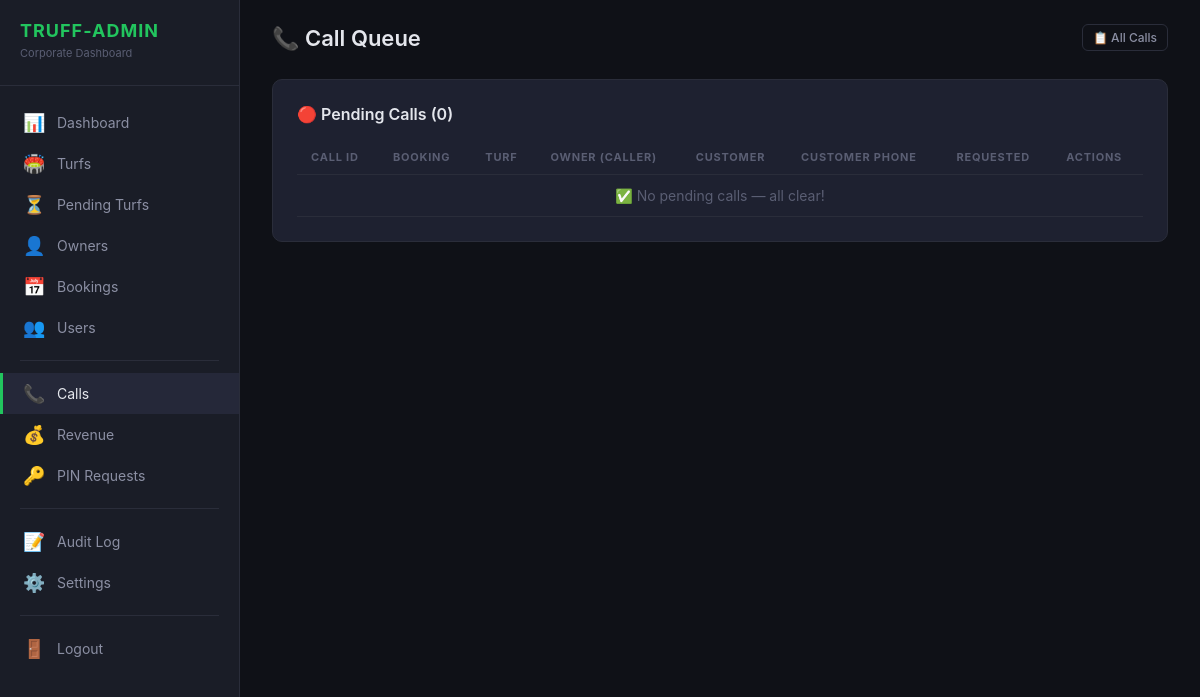
/truff-admin/calls/queue/ (signed in), run on an earlier commit of the app's database.
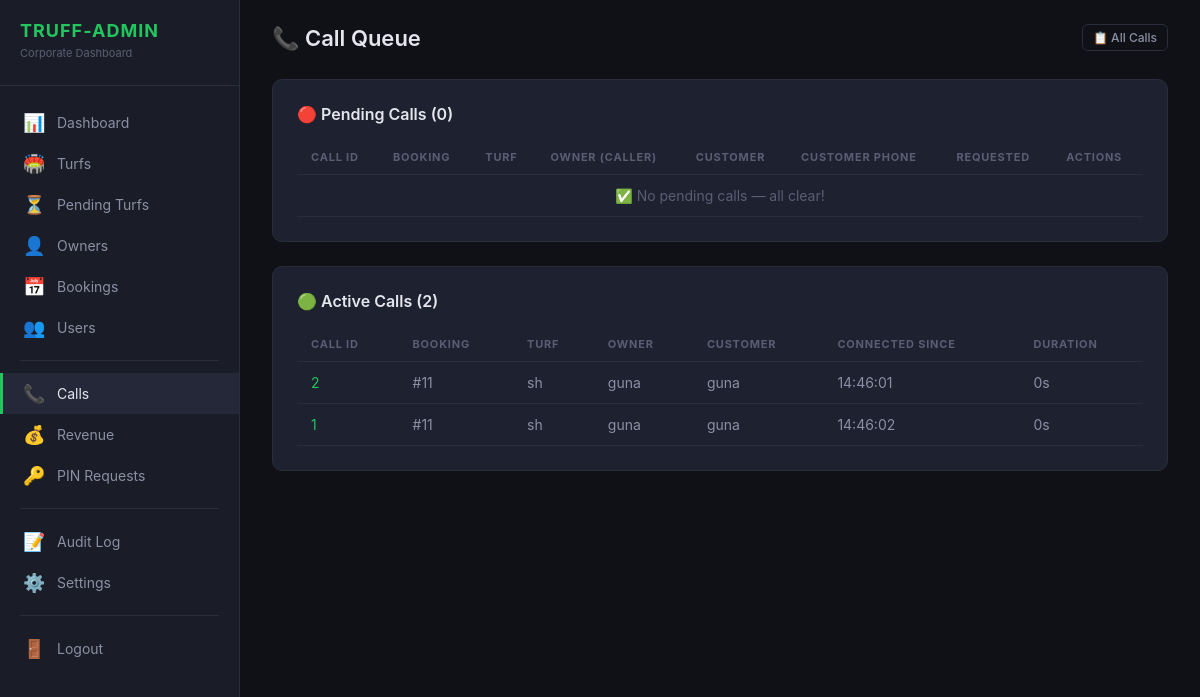
And on a later commit of the database.
### bookings/models.py (models this page shows, shortened)
class CallRecord(models.Model):
    booking = models.ForeignKey(
        Booking,
        on_delete=models.CASCADE,
        related_name='call_records',
    )
    initiated_by = models.ForeignKey(
        settings.AUTH_USER_MODEL,
        on_delete=models.CASCADE,
        related_name='initiated_calls',
        help_text='The turf owner who clicked Call Customer',
    )
    conference_id = models.CharField(
        max_length=100, unique=True, null=True, blank=True,
        help_text='Provider conference ID (Twilio/Exotel/etc.)',
    )
    owner_called = models.BooleanField(default=False)
    customer_called = models.BooleanField(default=False)
    started_at = models.DateTimeField(auto_now_add=True)
    ended_at = models.DateTimeField(null=True, blank=True)
    duration_seconds = models.IntegerField(default=0)
    status = models.CharField(
        max_length=20,
        choices=CallStatus.choices,
        default=CallStatus.INITIATED,
    )
    recording_url = models.URLField(null=True, blank=True)
    admin_notified = models.BooleanField(default=False)
    admin_acknowledged = models.BooleanField(default=False)
    admin_acknowledged_at = models.DateTimeField(null=True, blank=True)
    admin_notes = models.TextField(blank=True, default='')
    class Meta:
        ordering = ['-started_at']
        indexes = [
            models.Index(fields=['booking', '-started_at']),
            models.Index(fields=['initiated_by', '-started_at']),
            models.Index(fields=['status']),
        ]

class Booking(models.Model):
    user = models.ForeignKey(
        settings.AUTH_USER_MODEL,
        on_delete=models.CASCADE,
        related_name='bookings',
    )
    turf = models.ForeignKey(
        'turfs.Turf',
        on_delete=models.CASCADE,
        related_name='bookings',
    )
    preview = models.ForeignKey(
        BookingPreview,
        on_delete=models.SET_NULL,
        null=True, blank=True,
        related_name='booking',
    )
    booking_date = models.DateField()
    start_time = models.TimeField()
    end_time = models.TimeField()
    selected_slots = models.JSONField(null=True, blank=True)
    price_per_hour = models.DecimalField(max_digits=10, decimal_places=2, default=Decimal('0.00'))
    total_price = models.DecimalField(max_digits=10, decimal_places=2, default=Decimal('0.00'))
    discount = models.DecimalField(max_digits=10, decimal_places=2, default=Decimal('0.00'))
    final_price = models.DecimalField(max_digits=10, decimal_places=2, default=Decimal('0.00'))
    gst_amount = models.DecimalField(max_digits=10, decimal_places=2, default=Decimal('0.00'))
    commission = models.DecimalField(max_digits=10, decimal_places=2, default=Decimal('0.00'))
    platform_fee = models.DecimalField(max_digits=10, decimal_places=2, default=Decimal('0.00'))
    gst_on_platform_fee = models.DecimalField(max_digits=10, decimal_places=2, default=Decimal('0.00'))
    owner_payout = models.DecimalField(max_digits=10, decimal_places=2, default=Decimal('0.00'))
    payout_status = models.CharField(
        max_length=20,
        choices=PayoutStatus.choices,
        default=PayoutStatus.PENDING,
    )
    is_redeemed = models.BooleanField(default=False)
    credits_used = models.PositiveIntegerField(default=0)
    idempotency_key = models.UUIDField(unique=True, null=True, blank=True)
    booking_status = models.CharField(
        max_length=20,
        choices=BookingStatus.choices,
        default=BookingStatus.PENDING,
    )
    payment_status = models.CharField(
        max_length=20,
        choices=PaymentStatus.choices,
        default=PaymentStatus.PENDING,
    )
    notes = models.TextField(blank=True, null=True)
    cancelled_reason = models.TextField(blank=True, null=True)
    cancelled_at = models.DateTimeField(blank=True, null=True)
    cancelled_by_admin = models.BooleanField(default=False)
    created_at = models.DateTimeField(auto_now_add=True)
    updated_at = models.DateTimeField(auto_now=True)
    class Meta:
        ordering = ['-created_at']
        indexes = [
            models.Index(fields=['user', 'booking_date']),
            models.Index(fields=['turf', 'booking_date']),
            models.Index(fields=['booking_status']),
            models.Index(fields=['idempotency_key']),
        ]

### turfs/models.py (models this page shows, shortened)
class Turf(models.Model):
    owner = models.ForeignKey(User, on_delete=models.CASCADE, related_name='turfs')
    name = models.CharField(max_length=200)
    description = models.TextField(blank=True, null=True)
    address = models.TextField()
    city = models.CharField(max_length=100)
    state = models.CharField(max_length=100)
    postal_code = models.CharField(max_length=10, blank=True, null=True)
    latitude = models.FloatField()
    longitude = models.FloatField()
    price_per_hour = models.IntegerField(validators=[MinValueValidator(1)])
    max_players = models.IntegerField(default=22, validators=[MinValueValidator(1)])
    status = models.CharField(max_length=20, choices=TurfStatus.choices, default=TurfStatus.PENDING)
    rejection_reason = models.TextField(blank=True, null=True)
    suspend_reason = models.TextField(blank=True, null=True)
    sports = models.ManyToManyField(Sport, related_name='turfs')
    amenities = models.ManyToManyField(Amenity, related_name='turfs')
    rating = models.FloatField(
        default=4.5,
        validators=[MinValueValidator(0.0), MaxValueValidator(5.0)]
    )
    review_count = models.IntegerField(default=0)
    is_active = models.BooleanField(default=False)
    google_maps_share_link = models.URLField(blank=True, null=True)
    created_at = models.DateTimeField(auto_now_add=True)
    updated_at = models.DateTimeField(auto_now=True)
    approved_at = models.DateTimeField(blank=True, null=True)
    approved_by = models.ForeignKey(
        User, on_delete=models.SET_NULL, null=True, blank=True,
        related_name='approved_turfs',
    )
    class Meta:
        ordering = ['-created_at']
        indexes = [
            models.Index(fields=['status', 'is_active']),
            models.Index(fields=['latitude', 'longitude']),
            models.Index(fields=['owner', 'status']),
        ]

### users/models.py (models this page shows, shortened)
class CustomUser(AbstractUser):
    class UserRole(models.TextChoices):
        USER = 'user', 'Normal User'
        TURF_OWNER = 'turf_owner', 'Turf Owner'
        PLATFORM_ADMIN = 'admin', 'Platform Admin'
    phone_number = models.CharField(max_length=15, blank=True, null=True)
    role = models.CharField(max_length=20, choices=UserRole.choices, default=UserRole.USER)
    profile_picture = models.ImageField(upload_to='profile_pictures/', blank=True, null=True)
    bio = models.TextField(blank=True, null=True)
    is_verified = models.BooleanField(default=False)
    total_bookings = models.PositiveIntegerField(default=0)
    total_credits = models.PositiveIntegerField(default=0)
    used_credits = models.PositiveIntegerField(default=0)
    created_at = models.DateTimeField(auto_now_add=True)
    updated_at = models.DateTimeField(auto_now=True)
    class Meta:
        ordering = ['-created_at']

### truff_admin_panel/views.py (the view)
# urls.py: path('calls/queue/', views.CallQueueView.as_view(), name='call_queue'),
class CallQueueView(TruffAdminRequiredMixin, View):
    def get(self, request):
        pending = CallRecord.objects.filter(
            admin_acknowledged=False,
        ).select_related(
            'booking', 'booking__user', 'booking__turf', 'initiated_by'
        ).order_by('-started_at')
        active = CallRecord.objects.filter(
            status=CallStatus.CONNECTED,
        ).select_related(
            'booking', 'booking__user', 'booking__turf', 'initiated_by'
        ).order_by('-started_at')
        return render(request, 'truff_admin/call_queue.html', {
            'pending_calls': pending,
            'active_calls': active,
        })

### truff_admin_panel/templates/truff_admin/call_queue.html (shortened to what this page needs)
{% extends "truff_admin/base.html" %}
{% load truff_tags %}
{% block content %}
<div class="topbar">
    <h1>📞 Call Queue</h1>
    <div class="topbar-actions">
        <a href="/truff-admin/calls/" class="btn btn-outline btn-sm">📋 All Calls</a>
    </div>
</div>
<div class="panel">
    <div class="panel-title">🔴 Pending Calls ({{ pending_calls|length }})</div>
    <table class="data-table" id="pending-calls-table">
        <thead>
            <tr>
                <th>Call ID</th>
                <th>Booking</th>
                <th>Turf</th>
                <th>Owner (caller)</th>
                <th>Customer</th>
                <th>Customer Phone</th>
                <th>Requested</th>
                <th>Actions</th>
            </tr>
        </thead>
        <tbody>
            {% for c in pending_calls %}
            <tr id="call-row-{{ c.id }}">
                <td>{{ c.id }}</td>
                <td><a href="/truff-admin/bookings/{{ c.booking.id }}/">#{{ c.booking.id }}</a></td>
                <td>{{ c.booking.turf.name }}</td>
                <td>{{ c.initiated_by.first_name }} {{ c.initiated_by.last_name }}</td>
                <td>{{ c.booking.user.first_name }} {{ c.booking.user.last_name }}</td>
                <td><strong>{{ c.booking.user.phone_number|default:"—" }}</strong></td>
                <td>{{ c.started_at|date:"H:i:s" }}</td>
                <td style="display:flex;gap:6px;">
                    <button class="btn btn-primary btn-sm" onclick="callAction({{ c.id }}, 'connect')">🔗
                        Connect</button>
                    <button class="btn btn-outline btn-sm" onclick="callAction({{ c.id }}, 'acknowledge')">👁️
                        Acknowledge</button>
                </td>
            </tr>
            {% empty %}
            <tr>
                <td colspan="8" style="text-align:center;color:var(--text-muted);">
                    ✅ No pending calls — all clear!
                </td>
            </tr>
            {% endfor %}
        </tbody>
    </table>
</div>
{% if active_calls %}
<div class="panel">
    <div class="panel-title">🟢 Active Calls ({{ active_calls|length }})</div>
    <table class="data-table">
        <thead>
            <tr>
                <th>Call ID</th>
                <th>Booking</th>
                <th>Turf</th>
                <th>Owner</th>
                <th>Customer</th>
                <th>Connected Since</th>
                <th>Duration</th>
            </tr>
        </thead>
        <tbody>
            {% for c in active_calls %}
            <tr>
                <td><a href="/truff-admin/calls/{{ c.id }}/">{{ c.id }}</a></td>
                <td>#{{ c.booking.id }}</td>
                <td>{{ c.booking.turf.name }}</td>
                <td>{{ c.initiated_by.first_name }} {{ c.initiated_by.last_name }}</td>
                <td>{{ c.booking.user.first_name }} {{ c.booking.user.last_name }}</td>
                <td>{{ c.admin_acknowledged_at|date:"H:i:s"|default:"—" }}</td>
                <td>{{ c.duration_seconds }}s</td>
            </tr>
            {% endfor %}
        </tbody>
    </table>
</div>
{% endif %}
{% endblock %}

### truff_admin_panel/templates/truff_admin/base.html (shortened to what this page needs)
{% load static %}
{% load truff_tags %}
<!DOCTYPE html>
<html lang="en">
<head>
    <link rel="stylesheet" href="{% static 'truff_admin/css/style.css' %}">
</head>
<body>
    <nav class="sidebar">
        <div class="sidebar-brand">
            <h2>TRUFF-ADMIN</h2>
            <small>Corporate Dashboard</small>
        </div>
        <ul class="sidebar-nav">
            <li><a href="/truff-admin/"
                    class="{% if request.resolver_match.url_name == 'dashboard' %}active{% endif %}">
                    <span class="icon">📊</span> Dashboard
                </a></li>
            <li><a href="/truff-admin/turfs/"
                    class="{% if request.resolver_match.url_name == 'turfs' %}active{% endif %}">
                    <span class="icon">🏟️</span> Turfs
                </a></li>
            <li><a href="/truff-admin/turfs/pending/"
                    class="{% if request.resolver_match.url_name == 'turfs_pending' %}active{% endif %}">
                    <span class="icon">⏳</span> Pending Turfs
                </a></li>
            <li><a href="/truff-admin/owners/"
                    class="{% if 'owner' in request.resolver_match.url_name %}active{% endif %}">
                    <span class="icon">👤</span> Owners
                </a></li>
            <li><a href="/truff-admin/bookings/"
                    class="{% if 'booking' in request.resolver_match.url_name %}active{% endif %}">
                    <span class="icon">📅</span> Bookings
                </a></li>
            <li><a href="/truff-admin/users/"
                    class="{% if 'user' in request.resolver_match.url_name %}active{% endif %}">
                    <span class="icon">👥</span> Users
                </a></li>
            <div class="sidebar-divider"></div>
            <li><a href="/truff-admin/calls/queue/"
                    class="{% if 'call' in request.resolver_match.url_name %}active{% endif %}">
                    <span class="icon">📞</span> Calls
                </a></li>
            <li><a href="/truff-admin/revenue/"
                    class="{% if 'revenue' in request.resolver_match.url_name %}active{% endif %}">
                    <span class="icon">💰</span> Revenue
                </a></li>
            <li><a href="/truff-admin/pin-requests/"
                    class="{% if 'pin' in request.resolver_match.url_name %}active{% endif %}">
                    <span class="icon">🔑</span> PIN Requests
                </a></li>
            <div class="sidebar-divider"></div>
            <li><a href="/truff-admin/audit-log/"
                    class="{% if 'audit' in request.resolver_match.url_name %}active{% endif %}">
                    <span class="icon">📝</span> Audit Log
                </a></li>
            <li><a href="/truff-admin/settings/"
                    class="{% if 'settings' in request.resolver_match.url_name %}active{% endif %}">
                    <span class="icon">⚙️</span> Settings
                </a></li>
            <div class="sidebar-divider"></div>
            <li><a href="/truff-admin/logout/">
                    <span class="icon">🚪</span> Logout
                </a></li>
        </ul>
    </nav>
    <div class="main-content">
        {% block content %}{% endblock %}
    </div>
</body>
</html>

What changed in the data, as far as the page shows it:
added CallRecord: id "2", booking.id "11", booking.turf.name "sh", initiated_by.first_name "guna", booking.user.first_name "guna", admin_acknowledged_at "14:46:01", duration_seconds "0"
added CallRecord: id "1", booking.id "11", booking.turf.name "sh", initiated_by.first_name "guna", booking.user.first_name "guna", admin_acknowledged_at "14:46:02", duration_seconds "0"
Also different on the page:
{{ active_calls|length }}: (not shown) → "2"
text now shown: "🟢 Active Calls ( ) CALL ID BOOKING TURF OWNER CUSTOMER CONNECTED SINCE DURATION"
